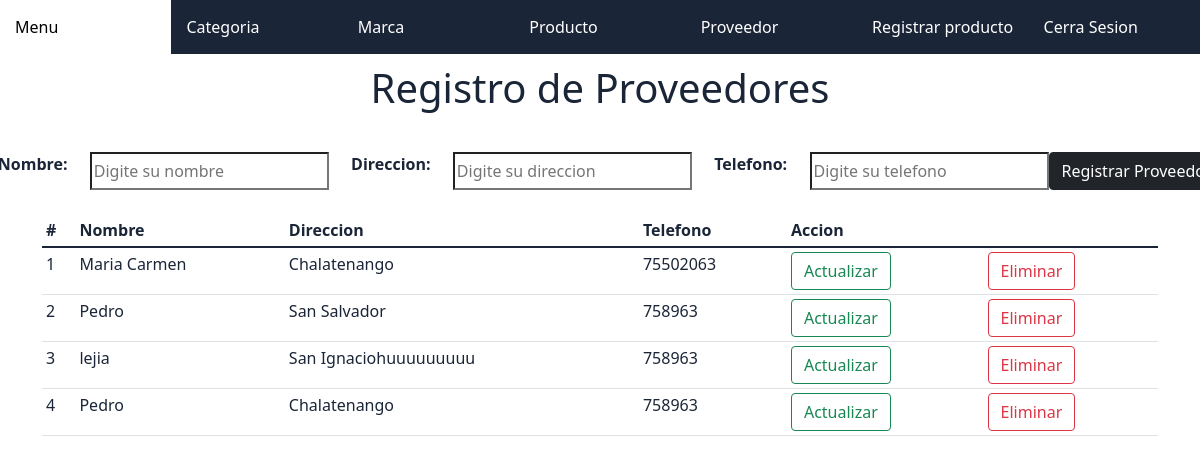
The app's page /vistas/proveedor.php with its own data.
### tables this page shows
CREATE TABLE `proveedor` (
  `id` int(11) NOT NULL,
  `nombre` varchar(50) NOT NULL,
  `direccion` varchar(100) NOT NULL,
  `telefono` int(11) NOT NULL
);

### clases/conexion.php (called while the page is built, shortened)
<?php
    class Conexion{
        public function conectar(){
            $this->con = mysqli_connect("localhost", "root", "", "proyect_tienda");
        }
    }
?>

### clases/proveedor.php (called while the page is built, shortened)
<?php
require('conexion.php');
class Proveedor extends Conexion{
    public function consultar(){
        $query = "SELECT * FROM proveedor";
        $resultado = mysqli_query($this->con, $query);
        return $resultado;
    }
}
?>

### vistas/proveedor.php (the view, shortened to what this page needs)
<!DOCTYPE html>
<html lang="es">
<head>
    <link href="https://cdn.jsdelivr.net/npm/bootstrap@5.1.3/dist/css/bootstrap.min.css" rel="stylesheet">
    <link rel="stylesheet" href="../recursos/css/estilo-nav.css">
    <link rel="stylesheet" href="../recursos/css/estilo-registrar-proveedor.css">
</head>
<body>
    <header class="encabezado">
        <?php include 'nav.php'; ?>
    </header>
    <center>
        <div class="container">
            <?php
                require('../clases/proveedor.php');
                $proveedor = new Proveedor();
                $datos = $proveedor->consultar();
                $cont = 1;
            ?>
            <h1 class="h1-contenedor">Registro de Proveedores</h1>
            <form class="form"action=""method="POST">
                <label for=""><b>Nombre:</b></label>
                <input type="text" name="nombre" placeholder="Digite su nombre">
                <label for=""><b>Direccion:</b></label>
                <input type="text" name="direccion" placeholder="Digite su direccion">
                <label for=""><b>Telefono:</b></label>
                <input type="text" name="telefono" placeholder="Digite su telefono">
                <input type="submit" name="registrar" class="btn btn-dark" value="Registrar Proveedor" id="button">
            </form>
            <br>
            <table class="table table-sm">
                <thead>
                    <th>#</th>
                    <th>Nombre</th>
                    <th>Direccion</th>
                    <th>Telefono</th>
                    <th>Accion</th>
                </thead>
                <tbody>
                    <?php foreach($datos as $dato){ ?>
                        <tr>
                            <td><?php echo $cont; ?></td>
                            <td><?php echo $dato['nombre']; ?></td>
                            <td><?php echo $dato['direccion']; ?></td>
                            <td><?php echo $dato['telefono']; ?></td>
                            <td>
                                <form action="act_proveedor.php" method="post">
                                    <button type="submit" class="btn btn-outline-success" name="idproveedor" value="<?php echo $dato['id']; ?>">Actualizar</button>
                                </form>
                            </td>
                            <td class="td-cat">
                                <form method="post">
                                    <button type="submit" class="btn btn-outline-danger" name="delete_id" value="<?php echo $dato['id']; ?>">Eliminar</button>
                                </form>
                            </td>
                        </tr>
                    <?php
                       $cont++;
                       }
                    ?>
                </tbody>
            </table>
        </div>
    </center>
</body>
</html>

### vistas/nav.php
<nav>
    <div class="div-nav">
        <a class="nav" href="../menu.php">Menu</a>
    </div>
    <div class="div-nav">
        <a class="nav" href="categoria.php">Categoria</a>
    </div>
    <div class="div-nav">
        <a class="nav" href="marca.php">Marca</a>
    </div>
    <div class="div-nav">
        <a class="nav" href="ver_producto.php">Producto</a>
    </div>
    <div class="div-nav">
        <a class="nav" href="proveedor.php">Proveedor</a>
    </div>
    <div class="div-nav">
        <a class="nav" href="registrar_producto.php">Registrar producto</a>
    </div>
    <div class="div-nav">
        <a class="nav" href="../index.php">Cerra Sesion</a>
    </div>
</nav>

### recursos/css/estilo-nav.css (style rules this page uses)
.encabezado { background: #1a2537; padding: 0px; margin: 0px; }
nav { display: flex; align-items: center; justify-content: space-between; text-decoration: none; }
.div-nav { padding: 0px; width: 16.66%; text-align: center; }
label { width: 15.3%; padding-right: 2%; padding-left: 2%; }
a { text-decoration: none; }
nav a { color: white; }
.nav { padding: 15px; margin: 0px; }

### recursos/css/estilo-registrar-proveedor.css (style rules this page uses)
* { background: fixed; color: #1a2537; }
.container { margin: 0%; }
.form { display: flex; justify-content: center; margin-top: 40px; }
h1 { margin-top: 10px; color: #1a2537; }

### records on screen
proveedor: nombre "Maria Carmen", direccion "Chalatenango", telefono "75502063"
proveedor: nombre "Pedro", direccion "San Salvador", telefono "758963", $dato['id'] 16 (drawn)
proveedor: nombre "lejia", direccion "San Ignaciohuuuuuuuuu", telefono "758963", $dato['id'] 24 (drawn)
proveedor: nombre "Pedro", direccion "Chalatenango", telefono "758963", $dato['id'] 28 (drawn)
